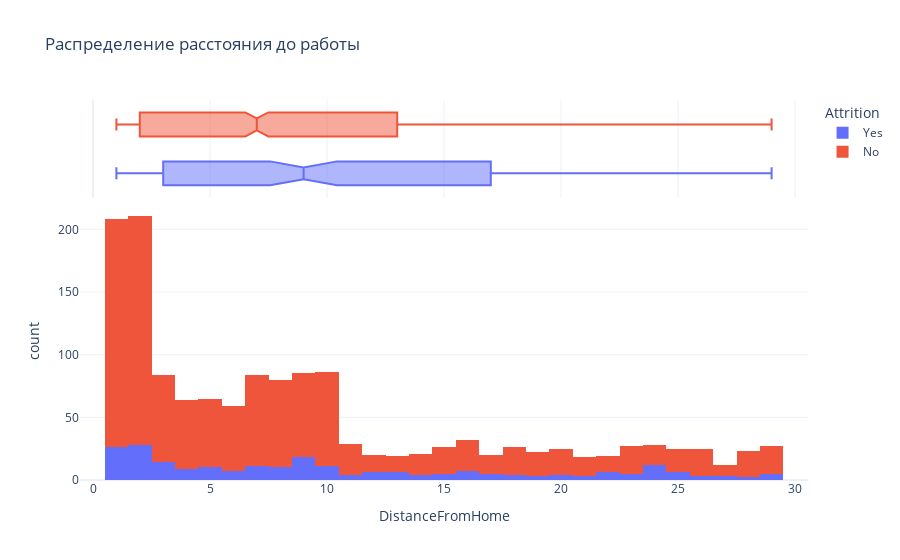

The code cell stored with this chart in its notebook:
### Markdown cell above
### Распределение расстояния до работы

Назначение: Выявление влияния расстояния до места работы на увольнение сотрудников.
Смысл: Может показать, что длительное путешествие до работы повышает вероятность увольнения из-за стресса или утомления.

### Code cell
create_histogram(df, 'DistanceFromHome', 'Распределение расстояния до работы')

### Figure 1 — Plotly figure (JSON) as saved in the notebook; plotly's stock layout.template omitted (floating-point values rounded to 4 significant figures; data arrays with more than 128 entries replaced by an {"elided": "..."} marker saying what was removed)
{"data": [{"alignmentgroup": "True", "bingroup": "x", "hovertemplate": "Attrition=Yes<br>DistanceFromHome=%{x}<br>count=%{y}<extra></extra>", "legendgroup": "Yes", "marker": {"color": "#636efa", "pattern": {"shape": ""}}, "name": "Yes", "offsetgroup": "Yes", "orientation": "v", "showlegend": true, "type": "histogram", "x": {"elided": "237 int values"}, "xaxis": "x", "yaxis": "y"}, {"alignmentgroup": "True", "hovertemplate": "Attrition=Yes<br>DistanceFromHome=%{x}<extra></extra>", "legendgroup": "Yes", "marker": {"color": "#636efa"}, "name": "Yes", "notched": true, "offsetgroup": "Yes", "showlegend": false, "type": "box", "x": {"elided": "237 int values"}, "xaxis": "x2", "yaxis": "y2"}, {"alignmentgroup": "True", "bingroup": "x", "hovertemplate": "Attrition=No<br>DistanceFromHome=%{x}<br>count=%{y}<extra></extra>", "legendgroup": "No", "marker": {"color": "#EF553B", "pattern": {"shape": ""}}, "name": "No", "offsetgroup": "No", "orientation": "v", "showlegend": true, "type": "histogram", "x": {"elided": "1233 int values"}, "xaxis": "x", "yaxis": "y"}, {"alignmentgroup": "True", "hovertemplate": "Attrition=No<br>DistanceFromHome=%{x}<extra></extra>", "legendgroup": "No", "marker": {"color": "#EF553B"}, "name": "No", "notched": true, "offsetgroup": "No", "showlegend": false, "type": "box", "x": {"elided": "1233 int values"}, "xaxis": "x2", "yaxis": "y2"}], "layout": {"barmode": "relative", "legend": {"title": {"text": "Attrition"}, "tracegroupgap": 0}, "title": {"text": "Распределение расстояния до работы"}, "xaxis": {"anchor": "y", "domain": [0, 1], "title": {"text": "DistanceFromHome"}}, "xaxis2": {"anchor": "y2", "domain": [0, 1], "matches": "x", "showgrid": true, "showticklabels": false}, "yaxis": {"anchor": "x", "domain": [0, 0.7326], "title": {"text": "count"}}, "yaxis2": {"anchor": "x2", "domain": [0.7426, 1], "matches": "y2", "showgrid": false, "showline": false, "showticklabels": false, "ticks": ""}}}
